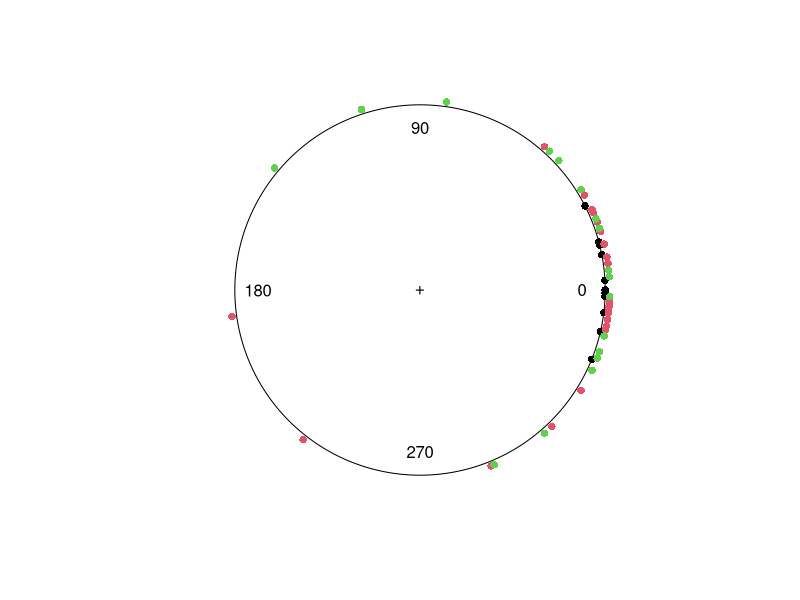

The R source for this figure:
library(circular)


### Name: fisherB10
### Title: B.10 Directions of desert ants
### Aliases: fisherB10 fisherB10c
### Keywords: datasets

### ** Examples

data(fisherB10c)
res <- plot(fisherB10c$set1)
points(fisherB10c$set2, col=2, plot.info=res)
points(fisherB10c$set3, col=3, plot.info=res)
